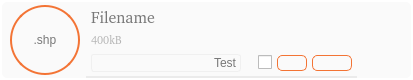
<?xml version="1.0" encoding="UTF-8"?>
<ui version="4.0">
 <class>Form</class>
 <widget class="QWidget" name="Form">
  <property name="geometry">
   <rect>
    <x>0</x>
    <y>0</y>
    <width>413</width>
    <height>80</height>
   </rect>
  </property>
  <property name="minimumSize">
   <size>
    <width>0</width>
    <height>80</height>
   </size>
  </property>
  <property name="maximumSize">
   <size>
    <width>16777215</width>
    <height>80</height>
   </size>
  </property>
  <property name="windowTitle">
   <string>Form</string>
  </property>
  <property name="styleSheet">
   <string notr="true">#Form{
	background-color: transparent;
	border: none;
}</string>
  </property>
  <layout class="QVBoxLayout" name="verticalLayout">
   <property name="spacing">
    <number>0</number>
   </property>
   <property name="leftMargin">
    <number>2</number>
   </property>
   <property name="topMargin">
    <number>2</number>
   </property>
   <property name="rightMargin">
    <number>2</number>
   </property>
   <property name="bottomMargin">
    <number>2</number>
   </property>
   <item>
    <widget class="QFrame" name="framewid">
     <property name="styleSheet">
      <string notr="true">#framewid{
	background-color: rgb(250, 250, 250);
	border: 0px solid  rgb(250, 250, 250);
	border-radius: 5px;
}
</string>
     </property>
     <property name="frameShape">
      <enum>QFrame::NoFrame</enum>
     </property>
     <property name="frameShadow">
      <enum>QFrame::Raised</enum>
     </property>
     <layout class="QHBoxLayout" name="horizontalLayout">
      <property name="spacing">
       <number>0</number>
      </property>
      <property name="leftMargin">
       <number>4</number>
      </property>
      <property name="topMargin">
       <number>0</number>
      </property>
      <property name="rightMargin">
       <number>4</number>
      </property>
      <property name="bottomMargin">
       <number>0</number>
      </property>
      <item>
       <widget class="QFrame" name="frame_2">
        <property name="enabled">
         <bool>true</bool>
        </property>
        <property name="minimumSize">
         <size>
          <width>80</width>
          <height>0</height>
         </size>
        </property>
        <property name="maximumSize">
         <size>
          <width>80</width>
          <height>16777215</height>
         </size>
        </property>
        <property name="styleSheet">
         <string notr="true">background-color: transparent;
</string>
        </property>
        <property name="frameShape">
         <enum>QFrame::NoFrame</enum>
        </property>
        <property name="frameShadow">
         <enum>QFrame::Raised</enum>
        </property>
        <widget class="QLabel" name="labelExt">
         <property name="enabled">
          <bool>true</bool>
         </property>
         <property name="geometry">
          <rect>
           <x>4</x>
           <y>3</y>
           <width>70</width>
           <height>70</height>
          </rect>
         </property>
         <property name="minimumSize">
          <size>
           <width>70</width>
           <height>70</height>
          </size>
         </property>
         <property name="maximumSize">
          <size>
           <width>70</width>
           <height>70</height>
          </size>
         </property>
         <property name="styleSheet">
          <string notr="true">QLabel{
	color: rgb(120, 120, 120);
	border: 2px solid  rgb(243, 116, 53);
	border-radius: 35px;
	font: 8pt url(:/plugins/StaraMaps/Roboto-Regular.ttf);
}
QLabel:disabled{
	border: 2px solid  rgba(100, 100, 100, 40);
}
</string>
         </property>
         <property name="text">
          <string>.shp</string>
         </property>
         <property name="alignment">
          <set>Qt::AlignCenter</set>
         </property>
        </widget>
       </widget>
      </item>
      <item>
       <widget class="QFrame" name="frame_3">
        <property name="font">
         <font>
          <pointsize>5</pointsize>
         </font>
        </property>
        <property name="styleSheet">
         <string notr="true">#frame_3{
	background-color:transparent;
	border-bottom: 2px solid;
	border-bottom-color: rgb(235, 235, 235);
}

</string>
        </property>
        <property name="frameShape">
         <enum>QFrame::NoFrame</enum>
        </property>
        <property name="frameShadow">
         <enum>QFrame::Raised</enum>
        </property>
        <layout class="QVBoxLayout" name="verticalLayout_2">
         <property name="spacing">
          <number>5</number>
         </property>
         <property name="leftMargin">
          <number>5</number>
         </property>
         <property name="topMargin">
          <number>5</number>
         </property>
         <property name="rightMargin">
          <number>5</number>
         </property>
         <property name="bottomMargin">
          <number>5</number>
         </property>
         <item>
          <widget class="QLabel" name="labelFileName">
           <property name="font">
            <font>
             <family>:/plugins/StaraMaps/Roboto-Regular.ttf</family>
             <pointsize>12</pointsize>
             <weight>50</weight>
             <italic>false</italic>
             <bold>false</bold>
            </font>
           </property>
           <property name="styleSheet">
            <string notr="true">color: rgb(120, 120, 120);
font: 12pt url(:/plugins/StaraMaps/Roboto-Regular.ttf);</string>
           </property>
           <property name="text">
            <string>Filename</string>
           </property>
           <property name="alignment">
            <set>Qt::AlignLeading|Qt::AlignLeft|Qt::AlignVCenter</set>
           </property>
          </widget>
         </item>
         <item>
          <widget class="QLabel" name="labelFileSize">
           <property name="minimumSize">
            <size>
             <width>50</width>
             <height>0</height>
            </size>
           </property>
           <property name="font">
            <font>
             <family>:/plugins/StaraMaps/Roboto-Regular.ttf</family>
             <pointsize>8</pointsize>
             <weight>50</weight>
             <italic>false</italic>
             <bold>false</bold>
            </font>
           </property>
           <property name="styleSheet">
            <string notr="true">color: rgb(180, 180, 180);
font: 8pt url(:/plugins/StaraMaps/Roboto-Regular.ttf);</string>
           </property>
           <property name="text">
            <string>400kB</string>
           </property>
           <property name="alignment">
            <set>Qt::AlignLeading|Qt::AlignLeft|Qt::AlignVCenter</set>
           </property>
          </widget>
         </item>
         <item>
          <layout class="QHBoxLayout" name="horizontalLayout_2">
           <property name="spacing">
            <number>5</number>
           </property>
           <item>
            <widget class="QComboBox" name="valueComboBox">
             <property name="enabled">
              <bool>true</bool>
             </property>
             <property name="minimumSize">
              <size>
               <width>150</width>
               <height>0</height>
              </size>
             </property>
             <property name="maximumSize">
              <size>
               <width>16777215</width>
               <height>16777215</height>
              </size>
             </property>
             <property name="layoutDirection">
              <enum>Qt::RightToLeft</enum>
             </property>
             <property name="autoFillBackground">
              <bool>false</bool>
             </property>
             <property name="styleSheet">
              <string notr="true">QComboBox{
	border:1px solid rgb(240, 240, 240);
	border-radius: 3px;
	background-color: rgb(250, 250, 250);
	color: rgb(120, 120, 120);
}

QComboBox::drop-down{
	border: 0px
}

QComboBox::down-arrow{
	border:none;
	width: 20px;
	height: 20px;
	image: url(:/plugins/StaraMaps/down.png);
	padding-left: 5px;
}
QComboBox::down-arrow:disabled{
	image: url(:/plugins/StaraMaps/down_disabled.png);
}

QComboBox:disabled{
	color: rgb(240, 240, 240);
}

QComboBox QAbstractItemView {
      border: 2px solid darkgray;
      selection-background-color: red;
  }
</string>
             </property>
             <property name="editable">
              <bool>false</bool>
             </property>
             <property name="currentText">
              <string>Test</string>
             </property>
             <item>
              <property name="text">
               <string>Test</string>
              </property>
             </item>
             <item>
              <property name="text">
               <string>test1</string>
              </property>
             </item>
            </widget>
           </item>
           <item>
            <spacer name="horizontalSpacer">
             <property name="orientation">
              <enum>Qt::Horizontal</enum>
             </property>
             <property name="sizeHint" stdset="0">
              <size>
               <width>40</width>
               <height>20</height>
              </size>
             </property>
            </spacer>
           </item>
           <item>
            <widget class="QCheckBox" name="checkBox">
             <property name="styleSheet">
              <string notr="true"/>
             </property>
             <property name="text">
              <string/>
             </property>
            </widget>
           </item>
           <item>
            <widget class="QPushButton" name="pushButton_del">
             <property name="minimumSize">
              <size>
               <width>30</width>
               <height>0</height>
              </size>
             </property>
             <property name="maximumSize">
              <size>
               <width>30</width>
               <height>16777215</height>
              </size>
             </property>
             <property name="styleSheet">
              <string notr="true">QPushButton{
	border:  1px solid rgb(243, 116, 53);	
	color:  rgb(243, 116, 53);
	border-radius: 5px;
	font: 12pt url(:/plugins/StaraMaps/Roboto-Regular.ttf);
	image: url(:/plugins/StaraMaps/excluir.png);
}

QPushButton::hover{
	/*background-color: rgb(233, 106, 43);*/
	border: 2px solid rgb(243, 116, 53);	
	color: rgb(250, 250, 250);
}

QPushButton::pressed{
	/*background-color: rgb(223, 96, 33);*/
	color: rgb(250, 250, 250);
}</string>
             </property>
             <property name="text">
              <string/>
             </property>
            </widget>
           </item>
           <item>
            <widget class="QPushButton" name="pushButton_up">
             <property name="minimumSize">
              <size>
               <width>40</width>
               <height>0</height>
              </size>
             </property>
             <property name="maximumSize">
              <size>
               <width>40</width>
               <height>16777215</height>
              </size>
             </property>
             <property name="styleSheet">
              <string notr="true">QPushButton{
	border:  1px solid rgb(243, 116, 53);	
	color:  rgb(243, 116, 53);
	border-radius: 5px;
	font: 12pt url(:/plugins/StaraMaps/Roboto-Regular.ttf);
	image: url(:/plugins/StaraMaps/setas-para-cima.png);
}

QPushButton::hover{
	background-color: rgb(233, 106, 43);
	color: rgb(250, 250, 250);
}

QPushButton::pressed{
	background-color: rgb(223, 96, 33);
	color: rgb(250, 250, 250);
}</string>
             </property>
             <property name="text">
              <string/>
             </property>
            </widget>
           </item>
          </layout>
         </item>
        </layout>
       </widget>
      </item>
      <item>
       <widget class="QFrame" name="frame_4">
        <property name="minimumSize">
         <size>
          <width>50</width>
          <height>0</height>
         </size>
        </property>
        <property name="maximumSize">
         <size>
          <width>50</width>
          <height>16777215</height>
         </size>
        </property>
        <property name="styleSheet">
         <string notr="true"/>
        </property>
        <property name="frameShape">
         <enum>QFrame::NoFrame</enum>
        </property>
        <property name="frameShadow">
         <enum>QFrame::Raised</enum>
        </property>
        <widget class="QPushButton" name="pushButtonOptions">
         <property name="geometry">
          <rect>
           <x>9</x>
           <y>26</y>
           <width>32</width>
           <height>32</height>
          </rect>
         </property>
         <property name="minimumSize">
          <size>
           <width>32</width>
           <height>32</height>
          </size>
         </property>
         <property name="maximumSize">
          <size>
           <width>32</width>
           <height>32</height>
          </size>
         </property>
         <property name="font">
          <font>
           <pointsize>12</pointsize>
          </font>
         </property>
         <property name="styleSheet">
          <string notr="true">QPushButton{
	image: url(:/plugins/StaraMaps/options.png);
	padding: 2px;
	color: rgb(250, 250, 250);
	border: none;
}

QPushButton::hover{
	background-color: rgb(245, 245, 245);
}</string>
         </property>
         <property name="text">
          <string/>
         </property>
        </widget>
       </widget>
      </item>
     </layout>
    </widget>
   </item>
  </layout>
 </widget>
 <resources>
  <include location="../resources/resources.qrc"/>
 </resources>
 <connections/>
</ui>
